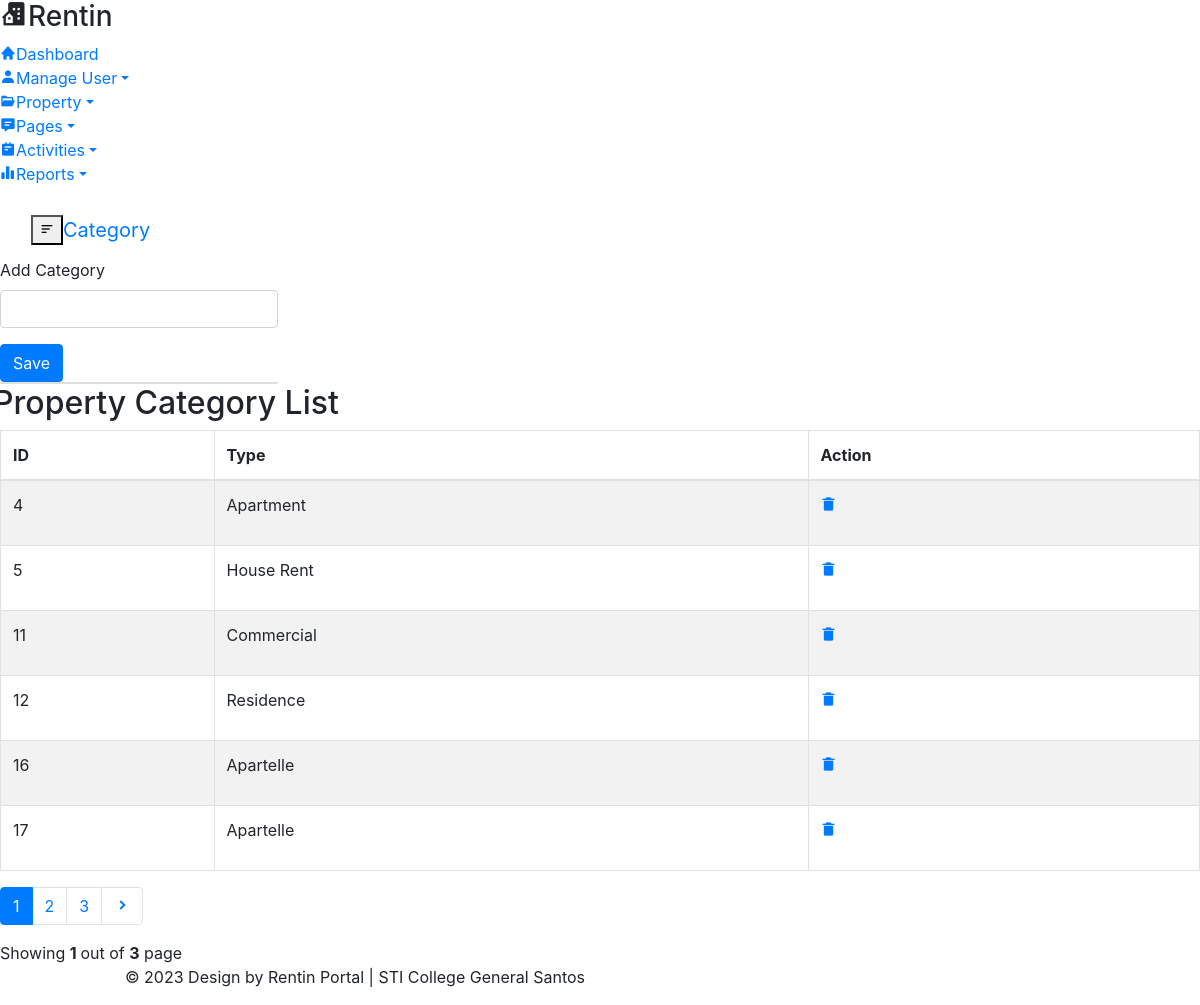
The app's page /propertyCategory.php, older data.
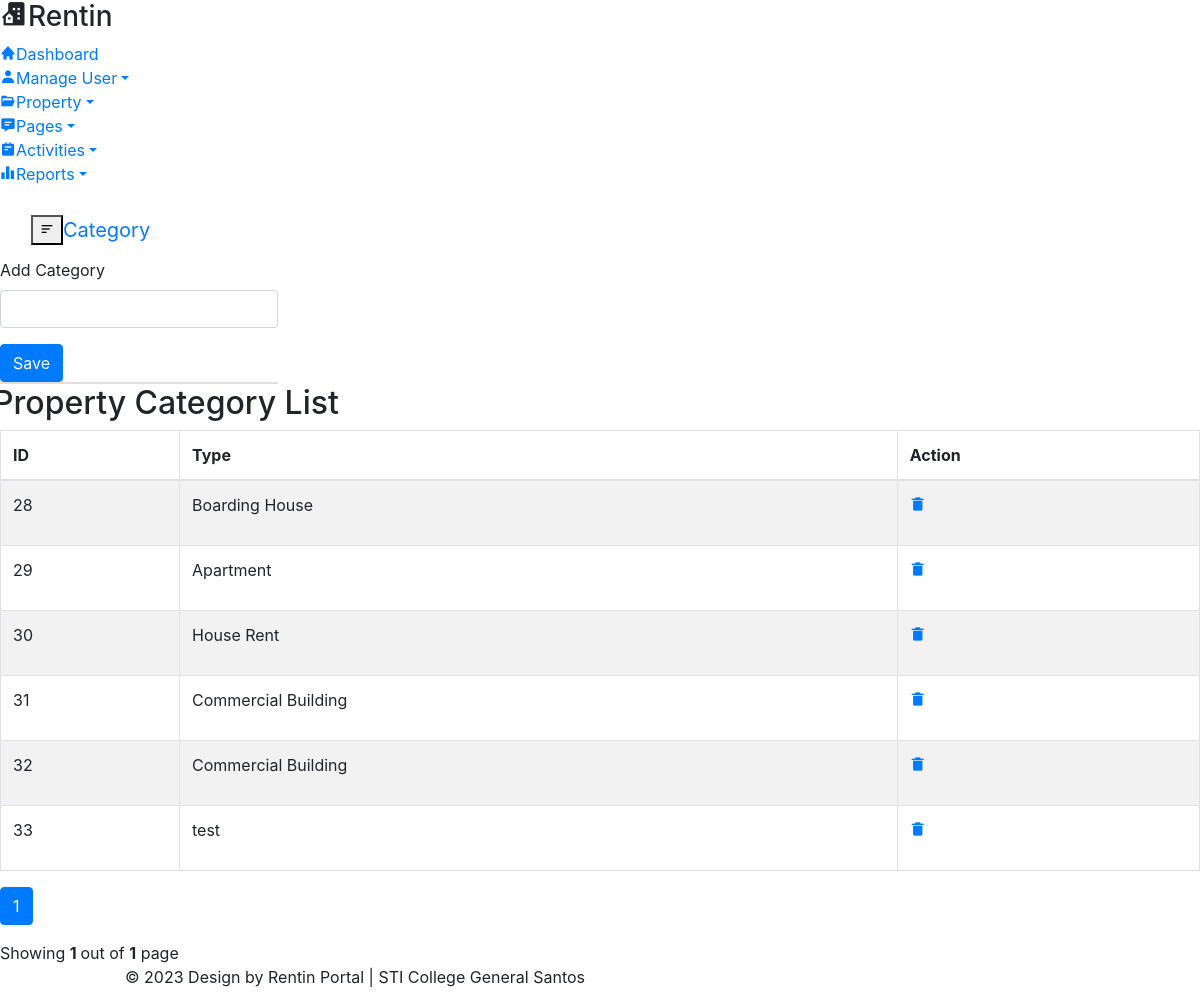
The same page, newer data.
### tables this page shows
CREATE TABLE `propertytype` (
  `propertyType_ID` int(11) NOT NULL,
  `property` varchar(50) NOT NULL
);

### propertyCategory.php (the view, shortened to what this page needs)
<!doctype html>
<html lang="en">
    <head>
        <link rel="stylesheet" href="css/bootstrap.min.css">
        <link href='https://unpkg.com/boxicons@2.1.4/css/boxicons.min.css' rel='stylesheet'>
    </head>
    <body>
    <div class="wrapper">
            <nav id="sidebar">
                <div class="sidebar-header">
                    <h3><i class='bx bxs-building-house'></i><span>Rentin</span></h3>
                </div>
                <ul class="list-unstyled components">
			        <li  class="active">
                        <a href="adminDashboard.php" class="dashboard"><i class="bx bxs-home"></i><span>Dashboard</span></a>
                    </li>
                    <li class="dropdown">
                        <a href="#homeSubmenu1" data-toggle="collapse" aria-expanded="false" class="dropdown-toggle">
					    <i class="bx bxs-user"></i><span>Manage User</span></a>
                    </li>
                    <li class="dropdown">
                        <a href="#pageSubmenu2" data-toggle="collapse" aria-expanded="false" class="dropdown-toggle">
					    <i class="bx bxs-folder-open"></i><span>Property</span></a>
                    </li>
				    <li class="dropdown">
                        <a href="#pageSubmenu3" data-toggle="collapse" aria-expanded="false" class="dropdown-toggle">
					    <i class="bx bxs-message-detail"></i><span>Pages</span></a>
                    </li>
				    <li class="dropdown">
                        <a href="#pageSubmenu4" data-toggle="collapse" aria-expanded="false" class="dropdown-toggle">
					    <i class="bx bxs-notepad"></i><span>Activities</span></a>
                    </li>
				    <li class="dropdown">
                        <a href="#pageSubmenu5" data-toggle="collapse" aria-expanded="false" class="dropdown-toggle">
					    <i class="bx bxs-bar-chart-alt-2"></i><span>Reports</span></a>
                    </li>
               </ul>
            </nav>
            <div id="content">
		        <div class="top-navbar">
                    <nav class="navbar navbar-expand-lg">
                        <div class="container-fluid">
                        <button type="button" id="sidebarCollapse" class="d-xl-block d-lg-block d-md-mone d-none">
                            <span class="bx bx-menu-alt-left"></span>
                        </button>
					    <a class="navbar-brand" href="#"> Category </a>
                        </div>
                    </nav>
	            </div>
			    <div class="main-content">
			        <div class="row">
                        <div class="col-lg-3 col-md-6 col-sm-6">
                            <form method = "post" action = "">
                                <div class = "form-group">
                                    <label> Add Category </label>
                                    <input type = "text" name = "type" id = "type_0" class = "myInput form-control" required>
                                </div>
                                <button type="button" class="btn btn-primary addType" data-toggle="modal" data-target="#confirm">
                                    Save
                                </button>
                            </form>
                            <div class="card card-stats"> </div>
                        </div>
                    </div>
                    <div class="container-xl">
                        <div class="table-wrapper">
                            <div class="table-title">
                        <div class="row">
                            <div class="col-sm-6 p-0 d-flex justify-content-lg-start justify-content-center">
                                <h2 class="ml-lg-2">Property Category List</h2>
                            </div>
                        </div>
                        <table class="table table-striped table-hover table-bordered">
                            <thead>
                                <tr>
                                    <th>ID</th>
                                    <th>Type</th>
                                    <th>Action</th>
                                </tr>
                            </thead>
                        <tbody>
                        <?php
                            include "dbconn.php";
                            if(isset($_GET['page']) && $_GET['page'] !== "") {
                                $page = $_GET['page'];
                            } else {
                                $page = 1;
                            }
                            $limit = 6;
                            $offset = ($page - 1) * $limit;
                            $sql = "SELECT * FROM propertytype LIMIT $offset, $limit ";
                            $result = mysqli_query($conn, $sql);
                            while ($row = mysqli_fetch_assoc($result)) {
                                ?>
                                    <tr class = "data-row">
                                        <td> <?php echo $row['propertyType_ID'] ?> </td>
                                        <td> <?php echo $row['property'] ?> </td>
                                        <td>
                                            <?php
                                                echo '<p> <a href = "#delete" data-toggle="modal"> <i class = "bx bxs-trash-alt"> </i> </a> </p>';
                                            ?>
                                        </td>
                                    </tr>
                                <?php
                            }
                        ?>
                        </tbody>
                        </table>
                        <div class="clearfix">
                        <ul class="pagination">
                        <?php
                            $query =  "SELECT COUNT(*) FROM propertytype";
                            $result_count = mysqli_query($conn, $query);
                            $records = mysqli_fetch_row($result_count);
                            $total_records = $records[0];
                            $total_pages = ceil($total_records / $limit);
                            $link = "";
                        ?>
                        <?php
                            for ($counter = 1; $counter <= $total_pages; $counter++){
                                if ($counter == $page) {
                                    $link .= "<li class = 'page-item active'>
                                    <a class = 'page-link' href= 'propertyCategory?page="
                                    .$counter."'>".$counter." </a></li>";
                                } else {
                                    $link .= "<li class = 'page-item'>
                                    <a class = 'page-link' href='propertyCategory.php?page=".$counter."'> ".$counter." </a> </li>";
                                }
                            };
                            echo $link;
                            if($page < $total_pages) {
                                echo "<li class = 'page-item'>
                                <a class = 'page-link' href='propertyCategory.php?page=".($page+1)."'>
                                <i class = 'bx bxs-chevron-right'></i> </a></li>";
                            }
                        ?>
                        </ul>
                        <div class="hint-text">Showing <b> <?= $page; ?> </b> out of <b> <?= $total_pages; ?></b> page</div>
                    </div>
                </div>
            </div>
				<footer class="footer">
                    <div class="container-fluid">
				        <div class="row">
				            <div class="col-md-6">
				                <p class="copyright d-flex justify-content-end">
                                &copy 2023 Design by Rentin Portal | STI College General Santos
                                </p>
				            </div>
				        </div>
				    </div>
                </footer>
			</div>
        </div>
    </div>
  </body>
</html>

Row changes from the older to the newer data that the page shows:
removed propertytype: propertyType_ID "4", property "Apartment"
removed propertytype: propertyType_ID "5", property "House Rent"
removed propertytype: propertyType_ID "11", property "Commercial"
removed propertytype: propertyType_ID "12", property "Residence"
removed propertytype: propertyType_ID "16", property "Apartelle"
removed propertytype: propertyType_ID "17", property "Apartelle"
added propertytype: propertyType_ID "28", property "Boarding House"
added propertytype: propertyType_ID "29", property "Apartment"
added propertytype: propertyType_ID "30", property "House Rent"
added propertytype: propertyType_ID "31", property "Commercial Building"
added propertytype: propertyType_ID "32", property "Commercial Building"
added propertytype: propertyType_ID "33", property "test"
Text that changed along with them:
$total_pages: "3" → "1"
list line gone: "2"
list line gone: "3"
